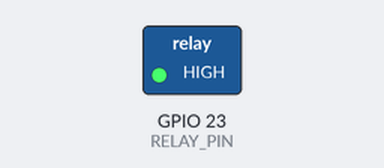
Recording of a sketch running on a simulated ESP32. Parts: switched loads named in the sketch (green lamp = pin HIGH).

Above: at 1.0 s.
At 3.0 s:
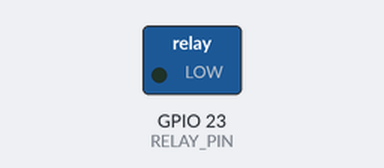
Timing chart, 0 to 5.2 s (numbered marks = the images above):
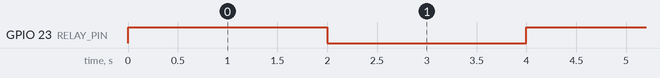

Measured:
- by itself, GPIO 23 (RELAY_PIN): alternates HIGH for 2.0 s and LOW for 2.0 s

The sketch:

Single_Channel_relay_esp32.ino
```cpp
#include <Wire.h>
#define RELAY_PIN 23 // Change D1 to the GPIO pin connected to your relay

void setup() {
  pinMode(RELAY_PIN, OUTPUT);
  digitalWrite(RELAY_PIN, LOW); // Make sure relay is initially off
}

void loop() {
  // Turn on the relay for 2 seconds
  digitalWrite(RELAY_PIN, HIGH);
  delay(2000); // Wait for 2 seconds

  // Turn off the relay for 2 seconds
  digitalWrite(RELAY_PIN, LOW);
  delay(2000); // Wait for 2 seconds
}
```
